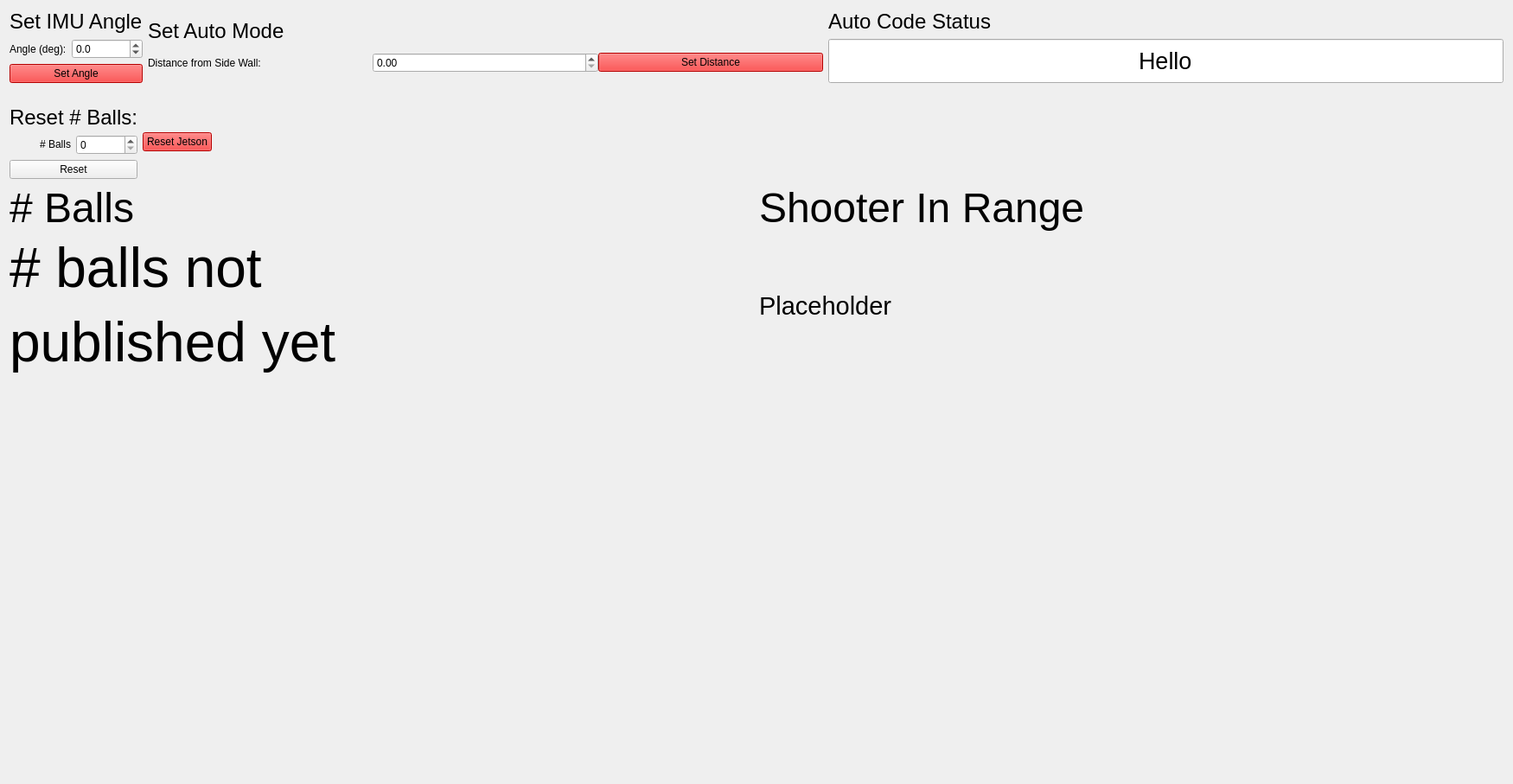
<?xml version="1.0" encoding="UTF-8"?>
<ui version="4.0">
 <class>Form</class>
 <widget class="QWidget" name="Form">
  <property name="geometry">
   <rect>
    <x>0</x>
    <y>0</y>
    <width>1750</width>
    <height>907</height>
   </rect>
  </property>
  <property name="sizePolicy">
   <sizepolicy hsizetype="Preferred" vsizetype="Preferred">
    <horstretch>0</horstretch>
    <verstretch>0</verstretch>
   </sizepolicy>
  </property>
  <property name="windowTitle">
   <string>Dialog</string>
  </property>
  <layout class="QVBoxLayout" name="verticalLayout_4">
   <item>
    <layout class="QHBoxLayout" name="horizontalLayout">
     <item>
      <layout class="QVBoxLayout" name="verticalLayout" stretch="0,0,0">
       <property name="sizeConstraint">
        <enum>QLayout::SetDefaultConstraint</enum>
       </property>
       <item>
        <widget class="QLabel" name="label_2">
         <property name="sizePolicy">
          <sizepolicy hsizetype="Minimum" vsizetype="Minimum">
           <horstretch>0</horstretch>
           <verstretch>0</verstretch>
          </sizepolicy>
         </property>
         <property name="font">
          <font>
           <pointsize>18</pointsize>
          </font>
         </property>
         <property name="text">
          <string>Set IMU Angle</string>
         </property>
        </widget>
       </item>
       <item>
        <layout class="QHBoxLayout" name="horizontalLayout_2">
         <item>
          <widget class="QLabel" name="label">
           <property name="text">
            <string>Angle (deg):</string>
           </property>
          </widget>
         </item>
         <item>
          <widget class="QDoubleSpinBox" name="imu_angle">
           <property name="sizePolicy">
            <sizepolicy hsizetype="Preferred" vsizetype="Fixed">
             <horstretch>1</horstretch>
             <verstretch>0</verstretch>
            </sizepolicy>
           </property>
           <property name="decimals">
            <number>1</number>
           </property>
           <property name="minimum">
            <double>-180.000000000000000</double>
           </property>
           <property name="maximum">
            <double>180.000000000000000</double>
           </property>
           <property name="singleStep">
            <double>15.000000000000000</double>
           </property>
          </widget>
         </item>
        </layout>
       </item>
       <item>
        <widget class="QPushButton" name="set_imu_angle_button">
         <property name="focusPolicy">
          <enum>Qt::StrongFocus</enum>
         </property>
         <property name="autoFillBackground">
          <bool>false</bool>
         </property>
         <property name="styleSheet">
          <string notr="true">background-color:#ff0000</string>
         </property>
         <property name="text">
          <string>Set Angle</string>
         </property>
        </widget>
       </item>
      </layout>
     </item>
     <item>
      <layout class="QVBoxLayout" name="auto_mode_v_layout">
       <property name="spacing">
        <number>0</number>
       </property>
       <item>
        <layout class="QHBoxLayout" name="horizontalLayout_6">
         <item>
          <widget class="QLabel" name="pubLabel">
           <property name="sizePolicy">
            <sizepolicy hsizetype="Preferred" vsizetype="Fixed">
             <horstretch>0</horstretch>
             <verstretch>0</verstretch>
            </sizepolicy>
           </property>
           <property name="font">
            <font>
             <pointsize>18</pointsize>
            </font>
           </property>
           <property name="styleSheet">
            <string notr="true">background-color: &quot;red&quot;</string>
           </property>
           <property name="text">
            <string>Set Auto Mode</string>
           </property>
          </widget>
         </item>
         <item>
          <spacer name="horizontalSpacer_2">
           <property name="orientation">
            <enum>Qt::Horizontal</enum>
           </property>
           <property name="sizeType">
            <enum>QSizePolicy::Expanding</enum>
           </property>
           <property name="sizeHint" stdset="0">
            <size>
             <width>40</width>
             <height>20</height>
            </size>
           </property>
          </spacer>
         </item>
        </layout>
       </item>
       <item>
        <layout class="QHBoxLayout" name="horizontalLayout_9">
         <item>
          <widget class="QLabel" name="label_7">
           <property name="text">
            <string>Distance from Side Wall:</string>
           </property>
          </widget>
         </item>
         <item>
          <widget class="QDoubleSpinBox" name="auto_wall_dist"/>
         </item>
         <item>
          <widget class="QPushButton" name="auto_wall_dist_button">
           <property name="styleSheet">
            <string notr="true">background-color:#ff0000</string>
           </property>
           <property name="text">
            <string>Set Distance</string>
           </property>
          </widget>
         </item>
        </layout>
       </item>
      </layout>
     </item>
     <item>
      <layout class="QVBoxLayout" name="verticalLayout_3">
       <item>
        <widget class="QLabel" name="label_2">
         <property name="sizePolicy">
          <sizepolicy hsizetype="Minimum" vsizetype="Minimum">
           <horstretch>0</horstretch>
           <verstretch>0</verstretch>
          </sizepolicy>
         </property>
         <property name="font">
          <font>
           <pointsize>18</pointsize>
          </font>
         </property>
         <property name="text">
          <string>Auto Code Status</string>
         </property>
        </widget>
       </item>
       <item>
        <widget class="QLineEdit" name="auto_state_display">
         <property name="sizePolicy">
          <sizepolicy hsizetype="MinimumExpanding" vsizetype="Preferred">
           <horstretch>0</horstretch>
           <verstretch>1</verstretch>
          </sizepolicy>
         </property>
         <property name="font">
          <font>
           <pointsize>20</pointsize>
          </font>
         </property>
         <property name="focusPolicy">
          <enum>Qt::NoFocus</enum>
         </property>
         <property name="text">
          <string>Hello</string>
         </property>
         <property name="alignment">
          <set>Qt::AlignCenter</set>
         </property>
         <property name="readOnly">
          <bool>true</bool>
         </property>
        </widget>
       </item>
      </layout>
     </item>
    </layout>
   </item>
   <item>
    <spacer name="verticalSpacer_2">
     <property name="orientation">
      <enum>Qt::Vertical</enum>
     </property>
     <property name="sizeType">
      <enum>QSizePolicy::Minimum</enum>
     </property>
     <property name="sizeHint" stdset="0">
      <size>
       <width>20</width>
       <height>20</height>
      </size>
     </property>
    </spacer>
   </item>
   <item>
    <layout class="QHBoxLayout" name="horizontalLayout_3">
     <property name="sizeConstraint">
      <enum>QLayout::SetDefaultConstraint</enum>
     </property>
     <item>
      <layout class="QVBoxLayout" name="verticalLayout_2">
       <item>
        <widget class="QLabel" name="label_3">
         <property name="font">
          <font>
           <pointsize>18</pointsize>
          </font>
         </property>
         <property name="text">
          <string>Reset # Balls:</string>
         </property>
        </widget>
       </item>
       <item>
        <layout class="QHBoxLayout" name="horizontalLayout_4">
         <item>
          <widget class="QLabel" name="label_4">
           <property name="text">
            <string>&lt;html&gt;&lt;head/&gt;&lt;body&gt;&lt;p align=&quot;right&quot;&gt;# Balls&lt;/p&gt;&lt;/body&gt;&lt;/html&gt;</string>
           </property>
          </widget>
         </item>
         <item>
          <widget class="QSpinBox" name="ball_reset_count">
           <property name="maximum">
            <number>10</number>
           </property>
          </widget>
         </item>
        </layout>
       </item>
       <item>
        <widget class="QPushButton" name="ball_reset_button">
         <property name="focusPolicy">
          <enum>Qt::StrongFocus</enum>
         </property>
         <property name="text">
          <string>Reset</string>
         </property>
        </widget>
       </item>
      </layout>
     </item>
     <item>
      <widget class="QPushButton" name="pushButton_2">
       <property name="styleSheet">
        <string notr="true">background-color:#ff0000</string>
       </property>
       <property name="text">
        <string>Reset Jetson</string>
       </property>
      </widget>
     </item>
     <item>
      <spacer name="horizontalSpacer">
       <property name="orientation">
        <enum>Qt::Horizontal</enum>
       </property>
       <property name="sizeType">
        <enum>QSizePolicy::Expanding</enum>
       </property>
       <property name="sizeHint" stdset="0">
        <size>
         <width>40</width>
         <height>20</height>
        </size>
       </property>
      </spacer>
     </item>
    </layout>
   </item>
   <item>
    <layout class="QHBoxLayout" name="horizontalLayout_5">
     <item>
      <layout class="QVBoxLayout" name="verticalLayout_5"/>
     </item>
    </layout>
   </item>
   <item>
    <layout class="QGridLayout" name="gridLayout">
     <item row="1" column="0">
      <widget class="QLabel" name="label_6">
       <property name="text">
        <string>&lt;html&gt;&lt;head/&gt;&lt;body&gt;&lt;p&gt;&lt;span style=&quot; font-size:36pt;&quot;&gt;# Balls&lt;/span&gt;&lt;/p&gt;&lt;/body&gt;&lt;/html&gt;</string>
       </property>
      </widget>
     </item>
     <item row="2" column="0">
      <widget class="QLabel" name="n_balls_display">
       <property name="text">
        <string>&lt;html&gt;&lt;head/&gt;&lt;body&gt;&lt;p&gt;&lt;span style=&quot; font-size:48pt;&quot;&gt;# balls not&lt;/span&gt;&lt;/p&gt;&lt;p&gt;&lt;span style=&quot; font-size:48pt;&quot;&gt;published yet&lt;/span&gt;&lt;/p&gt;&lt;/body&gt;&lt;/html&gt;</string>
       </property>
      </widget>
     </item>
     <item row="2" column="1">
      <widget class="QLabel" name="in_range_display">
       <property name="text">
        <string>&lt;html&gt;&lt;head/&gt;&lt;body&gt;&lt;p&gt;&lt;span style=&quot; font-size:22pt;&quot;&gt;Placeholder&lt;/span&gt;&lt;/p&gt;&lt;/body&gt;&lt;/html&gt;</string>
       </property>
      </widget>
     </item>
     <item row="1" column="1">
      <widget class="QLabel" name="label_5">
       <property name="font">
        <font>
         <pointsize>36</pointsize>
        </font>
       </property>
       <property name="text">
        <string>Shooter In Range</string>
       </property>
      </widget>
     </item>
    </layout>
   </item>
   <item>
    <spacer name="verticalSpacer">
     <property name="orientation">
      <enum>Qt::Vertical</enum>
     </property>
     <property name="sizeHint" stdset="0">
      <size>
       <width>20</width>
       <height>40</height>
      </size>
     </property>
    </spacer>
   </item>
  </layout>
 </widget>
 <resources>
  <include location="resource.qrc"/>
 </resources>
 <connections/>
</ui>
